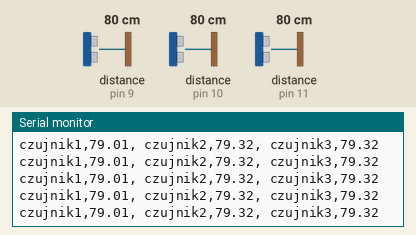
A sketch run on a simulated Arduino Uno, built with avr-gcc and run on an emulated ATmega328P. Shown: the last lines printed to the serial monitor. Wiring (inferred from the names in the program): ultrasonic range finder: trigger pin 12; echo pin 9. The inputs (shaded band) are chosen by the test bench; at power-on: distance to the obstacle (sensors on pin 9, pin 10, pin 11) 80 cm. The echo pulse lasts 58.3 µs per cm.

Above: at 1.2 s.
1.3 s: distance to the obstacle (sensor on pin 9) set to 2 cm
At 1.41 s:
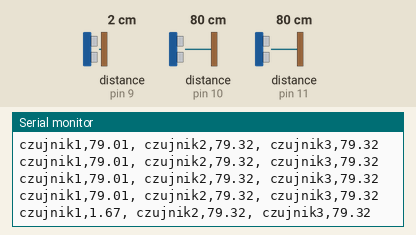
4.3 s: distance to the obstacle (sensor on pin 10) set to 2 cm
At 4.3 s:
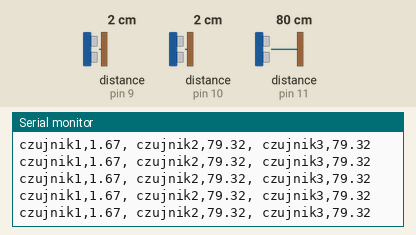
7.3 s: distance to the obstacle (sensor on pin 11) set to 2 cm
At 7.32 s:
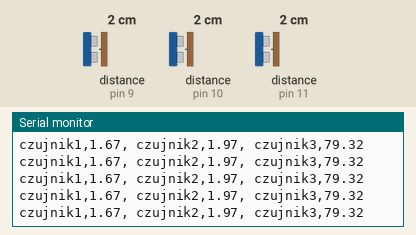
10.3 s: distance to the obstacle (sensor on pin 9) set to 120 cm
At 10.31 s:
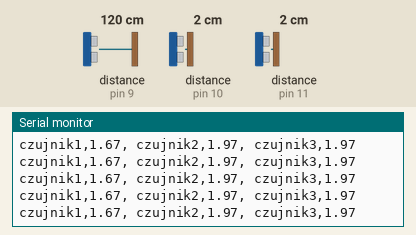
13.3 s: distance to the obstacle (sensor on pin 10) set to 18 cm
At 13.34 s:
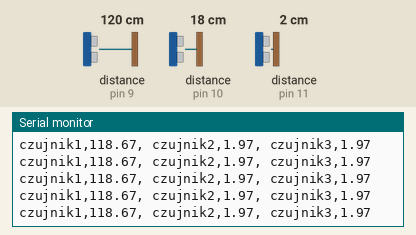
16.3 s: distance to the obstacle (sensor on pin 11) set to 120 cm
At 16.33 s:
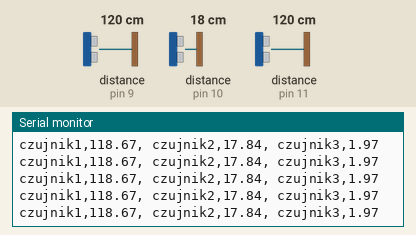
Timing chart, 0 to 19.3 s (numbered marks = the images above; inputs shaded):
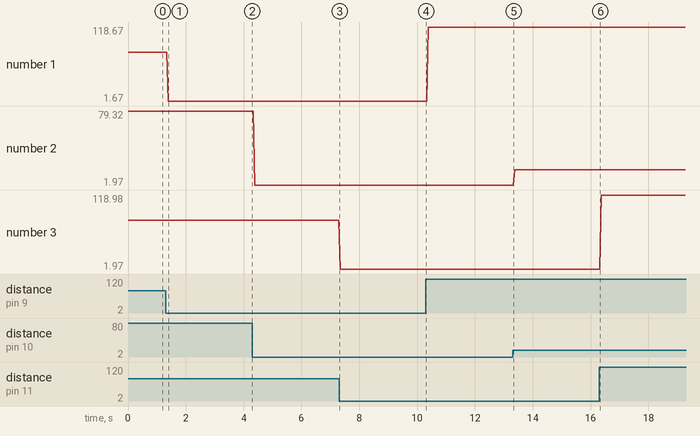

The sketch:

TrigAllEchoOne.ino
```cpp
#define trigPin 12


void setup() {
  Serial.begin (9600);
  pinMode(trigPin, OUTPUT); //Pin, do którego podłączymy trig jako wyjście
  pinMode(9, INPUT); //a echo, jako wejście
  pinMode(10, INPUT);
  pinMode(11, INPUT);
}

void loop() {
  int delay_value = 10;
  //int loop_number = 100;
  //Serial.println(" ");
  //for (int i=1; i <= loop_number; i++)
  //{

    //Serial.print(i);
    //Serial.print(",");

    Serial.print("czujnik1,");
    Serial.print(zmierzOdleglosc(9));
    Serial.print(", ");
    delay(delay_value);

    Serial.print("czujnik2,");
    Serial.print(zmierzOdleglosc(10));
    Serial.print(", ");
    delay(delay_value);

    Serial.print("czujnik3,");
    Serial.println(zmierzOdleglosc(11));
    delay(delay_value);
  //}

}

float zmierzOdleglosc(int pin) {
  long czas;
  float dystans;

  digitalWrite(trigPin, LOW);
  delayMicroseconds(2);
  digitalWrite(trigPin, HIGH);
  delayMicroseconds(10);
  digitalWrite(trigPin, LOW);

  czas = pulseIn(pin, HIGH);
  dystans = czas / 58.8;

  return dystans;
}
```

Measured:
- after the input at 1.3 s, the serial monitor: prints a new line after 0.10 s (image 1)
- plotted number 1: 79.01 → 1.67 after the input at 1.3 s, 1.67 → 118.67 after the input at 10.3 s
- plotted number 2: 79.32 → 1.97 after the input at 4.3 s, 1.97 → 17.84 after the input at 13.3 s
- plotted number 3: 1.97 → 118.98 after the input at 16.3 s
